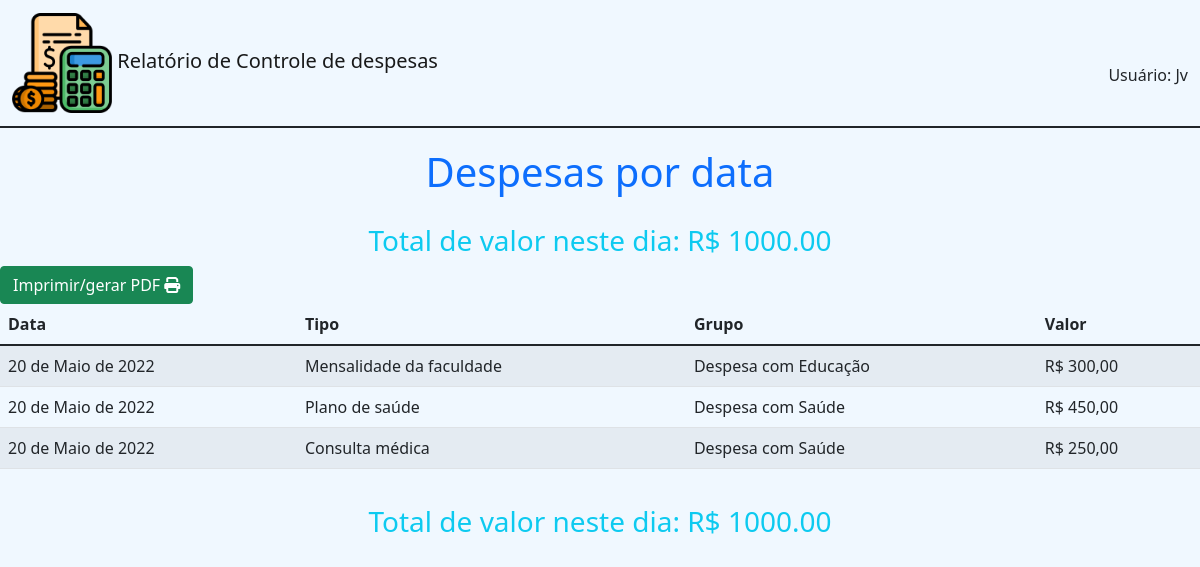
Page /relatorios/ver_despesas_print/2022-05-20 (signed in) on the committed database.
### despesas/models.py (models this page shows, shortened)
class Despesa(models.Model):
    despesa = models.TextField(blank=True, null=True)
    data = models.DateField()
    usuario = models.ForeignKey(User, on_delete=models.CASCADE)
    tipo = models.ForeignKey(TipoDespesa, on_delete=models.DO_NOTHING)
    fpag = models.ForeignKey(FormaPagamento, on_delete=models.DO_NOTHING)
    valor = models.DecimalField(max_digits=10, decimal_places=2)
    class Meta:
        verbose_name = 'Despesa'
        verbose_name_plural = 'Despesas'

### cadastros/models.py (models this page shows)
class TipoDespesa(models.Model):
    tipo = models.CharField(max_length=80)
    padrao = models.BooleanField(default=False)
    usuario = models.ForeignKey(User, on_delete=models.CASCADE, blank=True, null=True)
    grupo = models.ForeignKey(GrupoDespesa, on_delete=models.CASCADE)
    ativo = models.BooleanField(default=True)
    class Meta:
        verbose_name = 'Tipo de despesa'
        verbose_name_plural = 'Tipos de despesa'
    def __str__(self):
        return self.tipo

class GrupoDespesa(models.Model):
    grupo = models.CharField(max_length=50)
    padrao = models.BooleanField(default=False)
    usuario = models.ForeignKey(User, on_delete=models.CASCADE, blank=True, null=True)
    ativo = models.BooleanField(default=True)
    class Meta:
        verbose_name = 'Grupo de despesa'
        verbose_name_plural = 'Grupos de despesa'
    def __str__(self):
        return self.grupo

### relatorios/views.py (the view)
# urls.py: path('ver_despesas_print/<str:data>', views.ver_despesas_print, name='ver_despesas_print'),
@login_required(login_url='login')
def ver_despesas_print(request, data):
    format = "%Y-%m-%d"
    try:
        data_valida = bool(datetime.strptime(data, format))
    except ValueError:
        data_valida = False
    if data_valida:
        user = request.user
        despesas = Despesa.objects.all().filter(
            usuario=user, data=data
        )
        if len(despesas) == 0:
            messages.add_message(request, messages.WARNING, 'Não existem registros para esse usuário')
            return redirect('home')
        total = despesas.aggregate(Sum('valor'))
        total = f"{total['valor__sum']:.2f}"
        return render(request, 'print/ver_despesas.html', {'despesas':despesas, 'total':total})
    else:
        messages.add_message(request, messages.ERROR, 'Data inválida')
        return redirect('despesas_por_data')

### relatorios/templates/print/ver_despesas.html (shortened to what this page needs)
{% extends 'base_print.html'%}
{% block 'conteudo'%}
<h1 style="padding-top: 20px;" class="text-center text-primary">Despesas por data</h1>
<h3 style="padding-top: 20px;" class="text-center text-info">Total de valor neste dia: R$ {{total}}</h3>
<button class="btn btn-success no_print" onclick="window.print()">Imprimir/gerar PDF <i class="fa-solid fa-print"></i></button>
<div class="row">
  <div class="col-12">
    <table class="table table-striped table-hover">
      <thead>
        <tr>
          <th scope="col">Data</th>
          <th scope="col">Tipo</th>
          <th scope="col">Grupo</th>
          <th scope="col">Valor</th>
        </tr>
      </thead>
      <tbody>
        {% for c in despesas%}
        <tr>
            <td>{{c.data}}</td>
            <td>{{c.tipo}}</td>
            <td>{{c.tipo.grupo}}</td>
            <td>R$ {{c.valor}}</td>
        </tr>
        {%endfor%}
      </tbody>
    </table>
</div>
</div>
<h3 style="padding-top: 20px;" class="text-center text-info">Total de valor neste dia: R$ {{total}}</h3>
{% endblock %}

### templates/base_print.html (shortened to what this page needs)
{% load static %}
<!DOCTYPE html>
<html lang="pt-br">
<head>
    <link href="https://cdn.jsdelivr.net/npm/bootstrap@5.1.3/dist/css/bootstrap.min.css" rel="stylesheet">
    <link rel="stylesheet" href="{% static 'css/estilo.css'%}">
    <link rel="stylesheet" href="{% static 'css/print.css'%}">
</head>
<body>
    <nav class="navbar navbar-light" style="border-bottom: 2px solid;">
        <div class="container-fluid">
          <a class="navbar-brand" href="">
            <img src="{% static 'img/icone_despesas.png'%}" width="100" height="100" class="d-inline-block align-text-middle">
            <span class="fs-sm-6 fs-md-1">Relatório de Controle de despesas</span>
          </a>
          {% if user.first_name != ''%}
          <span class="mt-4">Usuário: {{user.first_name}} {{user.last_name}}</span>
          {% else %}
          <span class="mt-4">Usuário: {{user}}</span>
          {% endif %}
        </div>
    </nav>
      <div>
       {% block 'conteudo'%}
       {% endblock %}
      </div>
</body>
</html>

### templates/static/css/estilo.css (style rules this page uses)
* { margin: 0; padding: 0; }
body { background-color: aliceblue; }

### rows in the picture
Despesa: data "20 de Maio de 2022", tipo "Mensalidade da faculdade", tipo.grupo "Despesa com Educação", valor "300,00"
Despesa: data "20 de Maio de 2022", tipo "Plano de saúde", tipo.grupo "Despesa com Saúde", valor "450,00"
Despesa: data "20 de Maio de 2022", tipo "Consulta médica", tipo.grupo "Despesa com Saúde", valor "250,00"

### other values in the picture
{{ user }} "Jv"
{{ total }} "1000.00"
